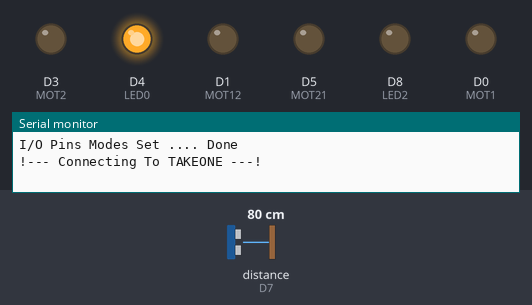
Simulated run of this sketch. Board: ESP8266 (NodeMCU). Shown: output pins drawn as LEDs (lit = HIGH), the last lines printed to the serial monitor. Wiring (inferred from the names in the program): ultrasonic range finder: trigger D6; echo D7. The test bench sets the inputs (shaded band); at power-on: distance to the obstacle (sensor on D7) 80 cm. The echo pulse lasts 58.3 µs per cm; WiFi joins after 1.5 s; servers stay silent unless stated; pins used as bus, display or sensor lines are not drawn.

Above: at 0.3 s.
At 6.5 s:
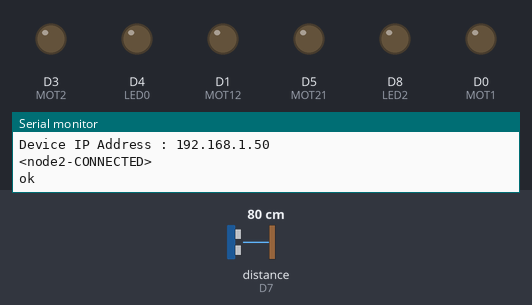
6.6 s: distance to the obstacle (sensor on D7) set to 30 cm
9.2 s: distance to the obstacle (sensor on D7) set to 23 cm
At 9.7 s:
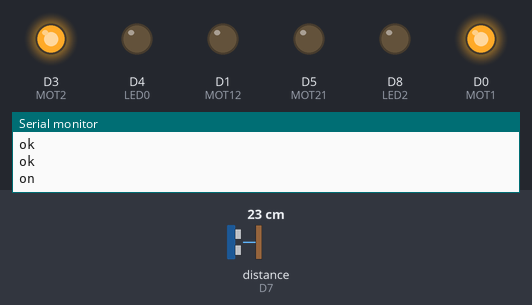
Timing chart, 0 to 12.2 s (numbered marks = the images above; inputs shaded):
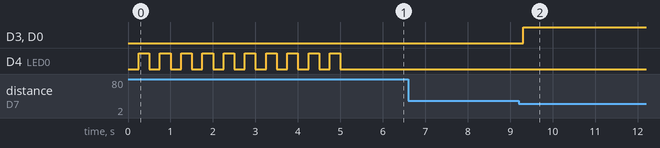

Measured:
- the behaviour switches between 27 and 26 cm on distance to the obstacle (sensor on D7) (found by bisection; images 1 and 2)
- after the input at 9.2 s, D3 (MOT2), D0 (MOT1): LOW → HIGH after 0.11 s

The sketch:

doneClient.ino
```cpp
//------------------------------------------------------------------------------------
#include <ESP8266WiFi.h>
//------------------------------------------------------------------------------------
// Defining I/O Pins
//------------------------------------------------------------------------------------
#define       LED0      2         // WIFI Module LED
//#define       LED1      D5        // Connectivity With Client #1
#define       LED2      D8        // Connectivity With Client #2
#define       BUTTON    D2        // Connectivity ReInitiate Button

#define       MOT1      D0
#define       MOT12     D1
#define       MOT2      D3
#define       MOT21     D5

      //------------------------------------------------------------------------------------
// BUTTON Variables
//------------------------------------------------------------------------------------

const String  nodeIdentifier = "node2";


//------------------------------------------------------------------------------------
// Authentication Variables
//------------------------------------------------------------------------------------
char*         TKDssid;
char*         TKDpassword;
IPAddress     TKDServer(192, 168, 4, 1);
WiFiClient    TKDClient;
//====================================================================================


// defines pins numbers
#define       trigPin   D6         // WIFI Module LED
#define       echoPin   D7
// defines variables
long duration;
int distance;
int k=1;
int j=1;
int w=1;
void setup()
{
    // Setting The Serial Port ----------------------------------------------
    Serial.begin(9600);           // Computer Communication

digitalWrite(MOT1, LOW);
digitalWrite(MOT12, LOW);
digitalWrite(MOT2, LOW);
digitalWrite(MOT21, LOW);

    pinMode(MOT1, OUTPUT);
 pinMode(MOT12, OUTPUT);
 pinMode(MOT2, OUTPUT);
 pinMode(MOT21, OUTPUT);


pinMode(trigPin, OUTPUT); // Sets the trigPin as an Output
pinMode(echoPin, INPUT); // Sets the echoPin as an Input
 // Setting The Mode Of Pins ---------------------------------------------


  pinMode(LED0, OUTPUT);          // WIFI OnBoard LED Light
//    pinMode(LED1, OUTPUT);          // Indicator For Client #1 Connectivity
    pinMode(LED2, OUTPUT);          // Indicator For Client #2 Connectivity
    pinMode(BUTTON, INPUT_PULLUP);  // Initiate Connectivity
    digitalWrite(LED0, !LOW);       // Turn WiFi LED Off

    // Print Message Of I/O Setting Progress --------------------------------
    Serial.println("\nI/O Pins Modes Set .... Done");

// Starting To Connect --------------------------------------------------
    WiFi.mode(WIFI_STA);            // To Avoid Broadcasting An SSID
    WiFi.begin("TAKEONE");          // The SSID That We Want To Connect To

    // Printing Message For User That Connetion Is On Process ---------------
    Serial.println("!--- Connecting To " + WiFi.SSID() + " ---!");

    // WiFi Connectivity ----------------------------------------------------
                // Checking For Connection


      CheckConnectivity();


}

//====================================================================================

void loop()
{


  // Clears the trigPin
digitalWrite(trigPin, LOW);
delayMicroseconds(2);
// Sets the trigPin on HIGH state for 10 micro seconds
digitalWrite(trigPin, HIGH);
delayMicroseconds(10);
digitalWrite(trigPin, LOW);
// Reads the echoPin, returns the sound wave travel time in microseconds
duration = pulseIn(echoPin, HIGH);
// Calculating the distance
distance= duration*0.034/2;
// Prints the distance on the Serial Monitor

if (distance <= 25 && j==1)
    {
       w=2;
        j=3;

     digitalWrite(MOT1, HIGH);
      digitalWrite(MOT2, HIGH);


          }
if(w==2)
{
   sendToServer("on");


}
if(w==1)
{
  sendToServer("ok");

}


}
```

checkConnectivity.ino
```cpp
void CheckConnectivity()
{
    while (WiFi.status() != WL_CONNECTED)
    {
        for (int i = 0; i < 10; i++)
        {
            digitalWrite(LED0, !HIGH);
            delay(250);
            digitalWrite(LED0, !LOW);
            delay(250);
            Serial.print(".");
        }
        Serial.println("");
    }

    // Stop Blinking To Indicate Connected ----------------------------------
    digitalWrite(LED0, !HIGH);
    Serial.println("!-- Client Device Connected --!");


    // Printing IP Address --------------------------------------------------
    Serial.println("Connected To      : " + String(WiFi.SSID()));
    Serial.println("Signal Strenght   : " + String(WiFi.RSSI()) + " dBm");
    Serial.print  ("Server IP Address : ");
    Serial.println(TKDServer);
    Serial.print  ("Device IP Address : ");
    Serial.println(WiFi.localIP());

    // Conecting The Device As A Client -------------------------------------
    TKDRequest();
}

void TKDRequest()
{
    // First Make Sure You Got Disconnected
    TKDClient.stop();

    // If Sucessfully Connected Send Connection Message
    if (TKDClient.connect(TKDServer, 9001))
    {
        Serial.println    ("<" + nodeIdentifier + "-CONNECTED>");
        TKDClient.println ("<" + nodeIdentifier + "-CONNECTED>");
    }
}
```

sendToServer.ino
```cpp
void sendToServer(String str)
{
    Serial.println(str);
    TKDClient.println(str);


    //Read From server
    if(TKDClient.available() != 0)
    {
        String serverResponce = TKDClient.readStringUntil('\r');
        Serial.println(serverResponce);

if(k<2)
{
        if(serverResponce == "stop")
        {
           digitalWrite(MOT1, LOW);
           digitalWrite(MOT2, LOW);
            digitalWrite(MOT12, HIGH);
            digitalWrite(MOT21, HIGH);
         k++;

            delay(7500);
            digitalWrite(MOT12, LOW);
            digitalWrite(MOT21, LOW);

        }

        }
    }
    TKDClient.flush();
    delay(2000);

}
```
